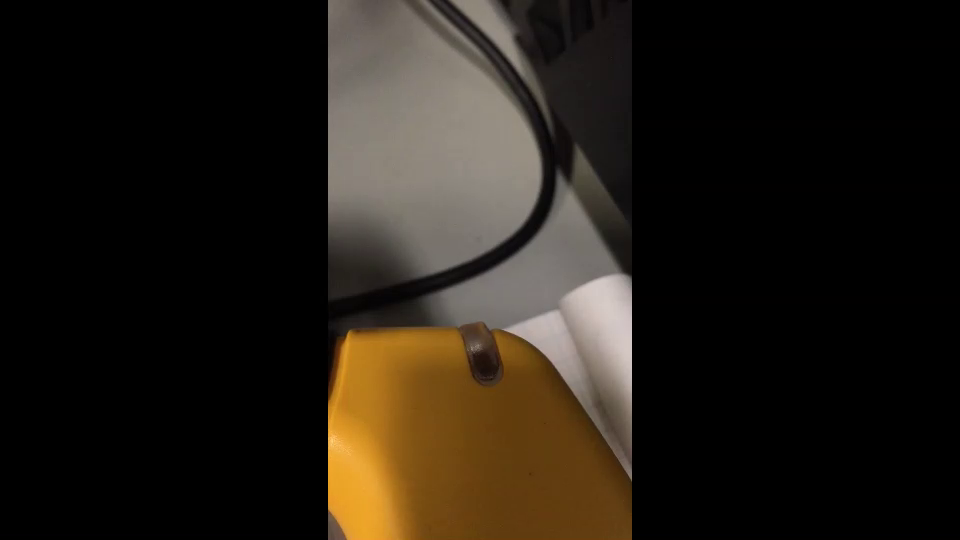
#> input picture frame 63 of input.mp4, 960 x 540 px
$ python Light_caught.py
#> lines starting #> are read from the running program, lines starting #| are printed output that depends on the picture
import cv2
import numpy as np
import time
from skimage import measure
from sklearn.cluster import KMeans
from collections import Counter
from skimage.color import rgb2lab, deltaE_cie76

def RGB2HEX(color):
    return "#{:02x}{:02x}{:02x}".format(int(color[0]), int(color[1]), int(color[2]))

def get_image(image_path):
    image = cv2.imread(image_path)
    image = cv2.cvtColor(image, cv2.COLOR_BGR2RGB)
    return image

def get_colors(image, number_of_colors, show_chart):

    modified_image = cv2.resize(image, (600, 400), interpolation = cv2.INTER_AREA)
    modified_image = modified_image.reshape(modified_image.shape[0]*modified_image.shape[1], 3)

    clf = KMeans(n_clusters = number_of_colors)
    labels = clf.fit_predict(modified_image)

    counts = Counter(labels)
    # sort to ensure correct color percentage
    counts = dict(sorted(counts.items()))

    center_colors = clf.cluster_centers_
    # We get ordered colors by iterating through the keys
    ordered_colors = [center_colors[i] for i in counts.keys()]
    hex_colors = [RGB2HEX(ordered_colors[i]) for i in counts.keys()]
    print(hex_colors)
    rgb_colors = [ordered_colors[i] for i in counts.keys()]

def hexer():
  get_colors(get_image('AH.jpg'), 1, True)


upper_left = (445, 306)
bottom_right = (525, 405)
flag = 1
counter_shareef = 0
cap = cv2.VideoCapture('input.mp4')
fps = cap.get(cv2.CAP_PROP_FPS)

timestamps = [cap.get(cv2.CAP_PROP_POS_MSEC)]

calc_timestamps = [0.0]

if (cap.isOpened()== False):
  print("Error opening video stream or file")
start=0
end=0
while(cap.isOpened()):
  ret, frame = cap.read()
#> frame is the input picture: shape (540, 960, 3); mean B, G, R 20.7, 28.5, 34.7
  if ret == True:
    r = cv2.rectangle(frame, upper_left, bottom_right, (0, 0, 255), 5)
    rect_img = frame[upper_left[1] : bottom_right[1], upper_left[0] : bottom_right[0]]
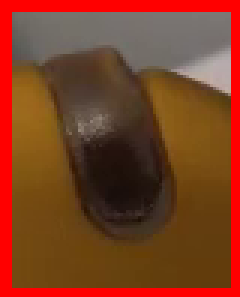
#> rect_img: shape (99, 80, 3) (shown 3 times larger); mean B, G, R 34.8, 62.9, 125.2
    gray = cv2.cvtColor(rect_img, cv2.COLOR_BGR2GRAY)
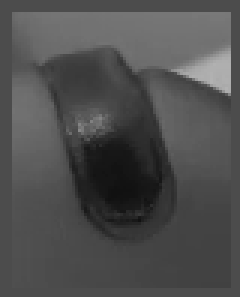
#> gray: shape (99, 80) (shown 3 times larger); min 17, max 178, mean 78.3
    blurred = cv2.GaussianBlur(gray, (5, 5), 0)
    thresh = cv2.threshold(blurred, 200, 255, cv2.THRESH_BINARY)[1]
#> thresh: shape (99, 80); every value is 0
    thresh = cv2.dilate(thresh, None, iterations=6)


# RESEARCH WONDERFUL LINK : https://docs.opencv.org/3.3.1/d4/d15/group__videoio__flags__base.html#gaeb8dd9c89c10a5c63c139bf7c4f5704d

    if cv2.countNonZero(thresh) and flag !=0:
      start = time.time()
      counter_shareef += 1
      timestamps.append(cap.get(cv2.CAP_PROP_POS_MSEC))
      calc_timestamps.append(calc_timestamps[-1] + 1000/fps)

      cv2.imwrite('AH.jpg', rect_img)
      hexer()

      flag = 0
    else:
      flag = 1
      end = time.time()

    elapsed = end - start
    if elapsed < 0:
        print("The time for blink is: ", abs(elapsed*1000), "MS")


    cv2.putText(frame, "COUNTER VALUE : {}".format(counter_shareef), (10, 40), cv2.FONT_HERSHEY_SIMPLEX, 1, (255, 255, 0), 4)
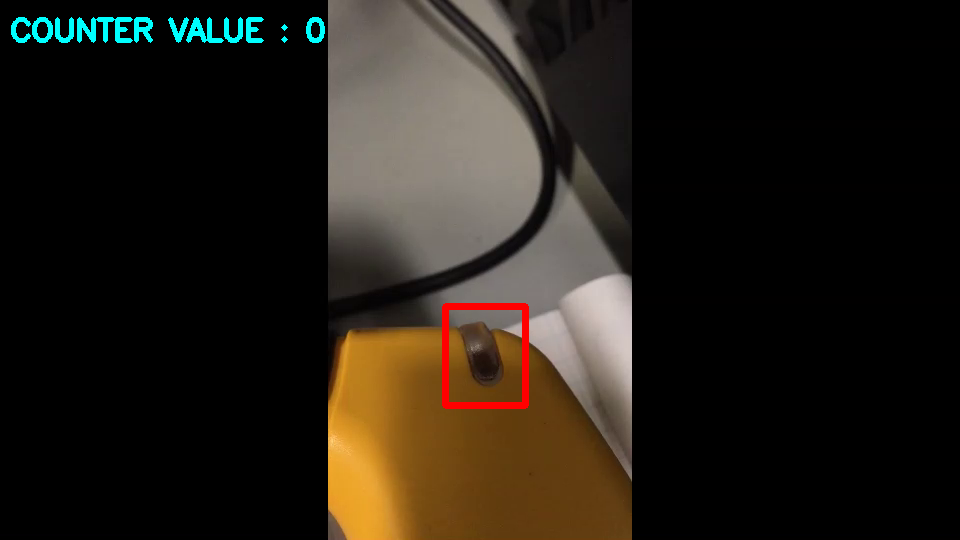
#> frame: shape (540, 960, 3); mean B, G, R 22.1, 29.8, 35.4
    cv2.imshow('Frame',frame)
    cv2.imshow('Cutting',gray)
    cv2.imshow('Blurred', blurred)
    cv2.imshow('Threshold', thresh)

    if cv2.waitKey(25) & 0xFF == ord('q'):
#> (key q is pressed here)
      break

  else:
    break

b = []
cap.release()
for i, (ts, cts) in enumerate(zip(timestamps, calc_timestamps)):
##  print('Blink Duration %d Number:'%i,abs(ts - cts))
    b.append(abs(ts - cts))
    if i > 0:
      ans = b[i] - b[i-1]
      print('Duration in between Blink %d Number: '%i, ans/1000, 'MS')
    else:
      b[i] = abs(ts - cts)
      print(b[i])


cv2.destroyAllWindows()
